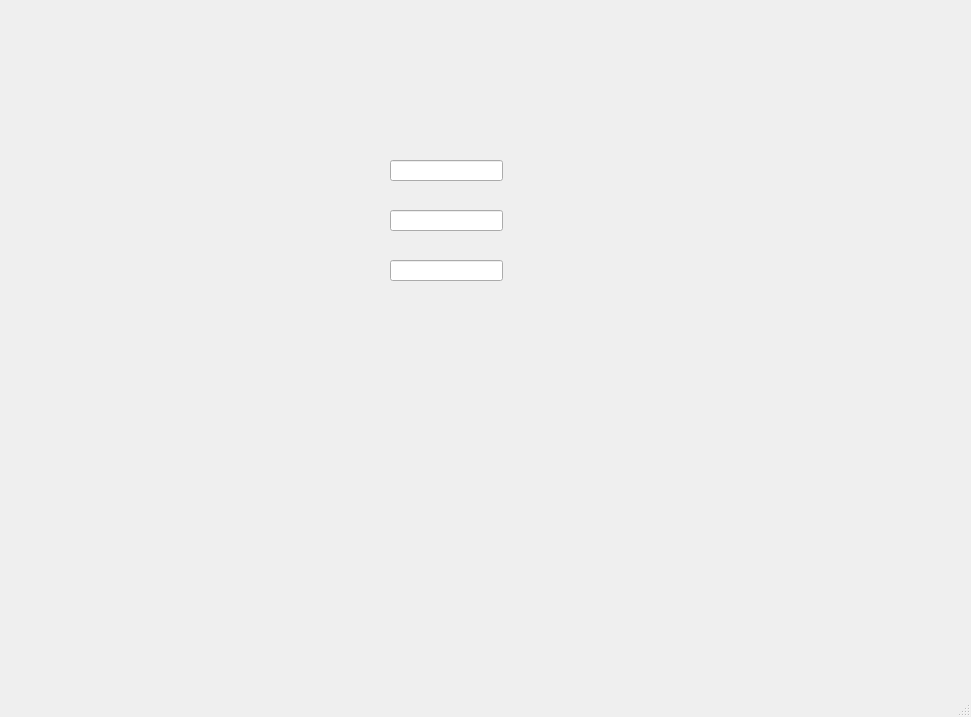
<?xml version="1.0" encoding="UTF-8"?>
<ui version="4.0">
 <class>MainWindow</class>
 <widget class="QMainWindow" name="MainWindow">
  <property name="geometry">
   <rect>
    <x>0</x>
    <y>0</y>
    <width>971</width>
    <height>717</height>
   </rect>
  </property>
  <property name="windowTitle">
   <string>MainWindow</string>
  </property>
  <widget class="QWidget" name="centralwidget">
   <widget class="QLineEdit" name="lineEdit">
    <property name="geometry">
     <rect>
      <x>390</x>
      <y>160</y>
      <width>113</width>
      <height>21</height>
     </rect>
    </property>
   </widget>
   <widget class="QLineEdit" name="lineEdit_2">
    <property name="geometry">
     <rect>
      <x>390</x>
      <y>210</y>
      <width>113</width>
      <height>21</height>
     </rect>
    </property>
   </widget>
   <widget class="QLineEdit" name="lineEdit_3">
    <property name="geometry">
     <rect>
      <x>390</x>
      <y>260</y>
      <width>113</width>
      <height>21</height>
     </rect>
    </property>
   </widget>
  </widget>
  <widget class="QMenuBar" name="menubar">
   <property name="geometry">
    <rect>
     <x>0</x>
     <y>0</y>
     <width>971</width>
     <height>26</height>
    </rect>
   </property>
  </widget>
  <widget class="QStatusBar" name="statusbar"/>
 </widget>
 <tabstops>
  <tabstop>lineEdit_2</tabstop>
  <tabstop>lineEdit_3</tabstop>
  <tabstop>lineEdit</tabstop>
 </tabstops>
 <resources/>
 <connections/>
</ui>
